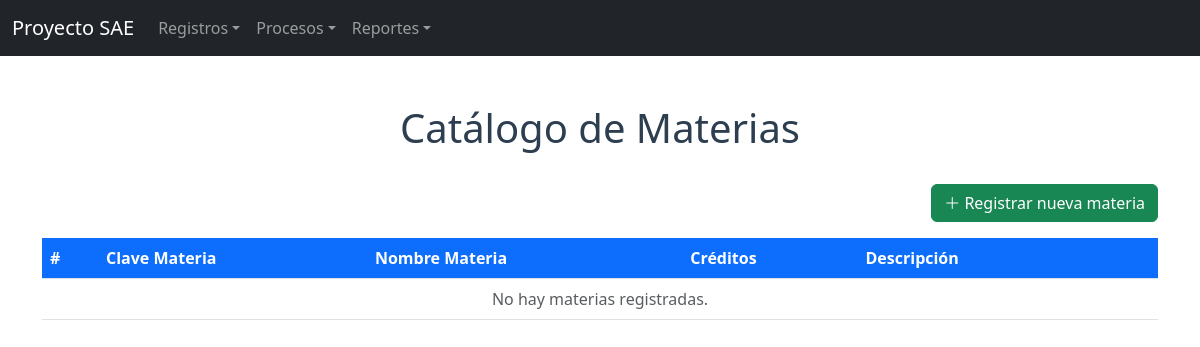
Page /proyecto_sae/Cruds/crudmaterias.php on the earlier database version.
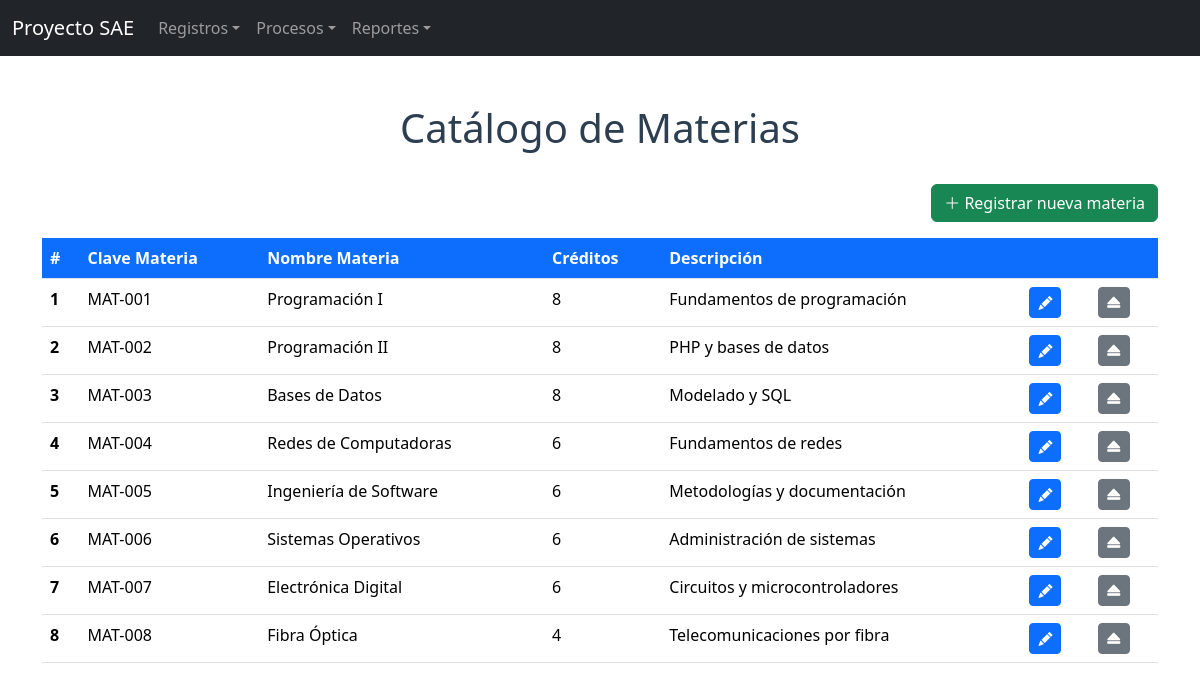
Same page on the later database version.
### tables this page shows
CREATE TABLE materias (
    ID_MATERIAS     INT AUTO_INCREMENT PRIMARY KEY,
    CLAVE_MATERIA   VARCHAR(15) NOT NULL,
    NOMBRE_MATERIA  VARCHAR(50) NOT NULL,
    CREDITOS        VARCHAR(5)  NOT NULL,
    DESCRIPCION     VARCHAR(255) NOT NULL DEFAULT '',
    ESTATUS         VARCHAR(4)  NOT NULL DEFAULT 'ALTA'
);

### proyecto_sae/Cruds/conexion.php (called while the page is built, shortened)
<?php
$base = preg_replace('#/(Cruds|formularios)/.*$#i', '', $_SERVER['SCRIPT_NAME']);
$servidor = "localhost";
$usuario  = "root";
$password = "";
$base_datos = "proyecto_sae";
$conexion = new mysqli($servidor, $usuario, $password, $base_datos);
$conexion->set_charset("utf8mb4");
return $conexion;

### proyecto_sae/Cruds/crudmaterias.php (the view, shortened to what this page needs)
<?php
$mysqli = include "conexion.php";
$resultado = $mysqli->query("SELECT ID_MATERIAS AS idmateria, CLAVE_MATERIA AS clavemateria, NOMBRE_MATERIA AS nombremateria, CREDITOS AS creditos, DESCRIPCION AS descripcion FROM materias WHERE ESTATUS = 'ALTA'");
$materias = $resultado->fetch_all(MYSQLI_ASSOC);
?>
<!DOCTYPE html>
<html lang="es">
<head>
    <link href="<?= $base ?>/assets/css/bootstrap.min.css" rel="stylesheet">
    <link rel="stylesheet" href="<?= $base ?>/assets/css/bootstrap-icons.css">
</head>
<body>
<?php include __DIR__ . "/../NavBar/navbar.php"; ?>
<div class="container">
    <br><br>
    <h1 align="center">Catálogo de Materias</h1>
    <br>
    <div class="d-flex justify-content-end mb-3">
        <a href="<?= $base ?>/formularios/alta/Formulario_Materias.php" class="btn btn-success">
            <i class="bi bi-plus-lg"></i> Registrar nueva materia
        </a>
    </div>
    <table class="table">
        <thead class="thead-dark">
            <tr>
                <th scope="col">#</th>
                <th scope="col">Clave Materia</th>
                <th scope="col">Nombre Materia</th>
                <th scope="col">Créditos</th>
                <th scope="col">Descripción</th>
                <th scope="col"></th>
                <th scope="col"></th>
            </tr>
        </thead>
        <tbody>
<?php if (count($materias) === 0) { ?>
            <tr>
                <td colspan="7" class="text-center text-muted">No hay materias registradas.</td>
            </tr>
<?php } ?>
<?php foreach ($materias as $materia) { ?>
            <tr>
                <th scope="row"><?php echo $materia["idmateria"]; ?></th>
                <td><?php echo htmlspecialchars($materia["clavemateria"]); ?></td>
                <td><?php echo htmlspecialchars($materia["nombremateria"]); ?></td>
                <td><?php echo htmlspecialchars($materia["creditos"]); ?></td>
                <td><?php echo htmlspecialchars($materia["descripcion"]); ?></td>
                <td>
                    <a href="<?= $base ?>/formularios/modificar/Modificar_Materias.php?id=<?php echo $materia["idmateria"]; ?>" class="btn btn-sm btn-primary" title="Modificar">
                        <i class="bi bi-pencil-fill"></i>
                    </a>
                </td>
                <td>
                    <a href="crudmaterias.php?baja=<?php echo $materia["idmateria"]; ?>" class="btn btn-sm btn-secondary" title="Baja" onclick="return confirm('¿Dar de baja esta materia?');">
                        <i class="bi bi-eject-fill"></i>
                    </a>
                </td>
            </tr>
<?php } ?>
        </tbody>
    </table>
</div>
</body>
</html>

Differences in the rows shown:
added materias: ID_MATERIAS "1", CLAVE_MATERIA "MAT-001", NOMBRE_MATERIA "Programación I", CREDITOS "8", DESCRIPCION "Fundamentos de programación"
added materias: ID_MATERIAS "2", CLAVE_MATERIA "MAT-002", NOMBRE_MATERIA "Programación II", CREDITOS "8", DESCRIPCION "PHP y bases de datos"
added materias: ID_MATERIAS "3", CLAVE_MATERIA "MAT-003", NOMBRE_MATERIA "Bases de Datos", CREDITOS "8", DESCRIPCION "Modelado y SQL"
added materias: ID_MATERIAS "4", CLAVE_MATERIA "MAT-004", NOMBRE_MATERIA "Redes de Computadoras", CREDITOS "6", DESCRIPCION "Fundamentos de redes"
added materias: ID_MATERIAS "5", CLAVE_MATERIA "MAT-005", NOMBRE_MATERIA "Ingeniería de Software", CREDITOS "6", DESCRIPCION "Metodologías y documentación"
added materias: ID_MATERIAS "6", CLAVE_MATERIA "MAT-006", NOMBRE_MATERIA "Sistemas Operativos", CREDITOS "6", DESCRIPCION "Administración de sistemas"
added materias: ID_MATERIAS "7", CLAVE_MATERIA "MAT-007", NOMBRE_MATERIA "Electrónica Digital", CREDITOS "6", DESCRIPCION "Circuitos y microcontroladores"
added materias: ID_MATERIAS "8", CLAVE_MATERIA "MAT-008", NOMBRE_MATERIA "Fibra Óptica", CREDITOS "4", DESCRIPCION "Telecomunicaciones por fibra"
Other differences:
text no longer shown: "No hay materias registradas."
